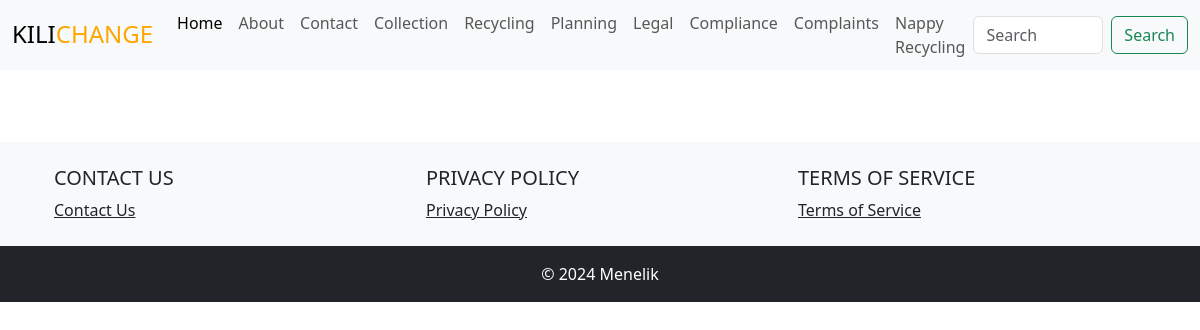
The page /blog/ on the database as committed earlier.
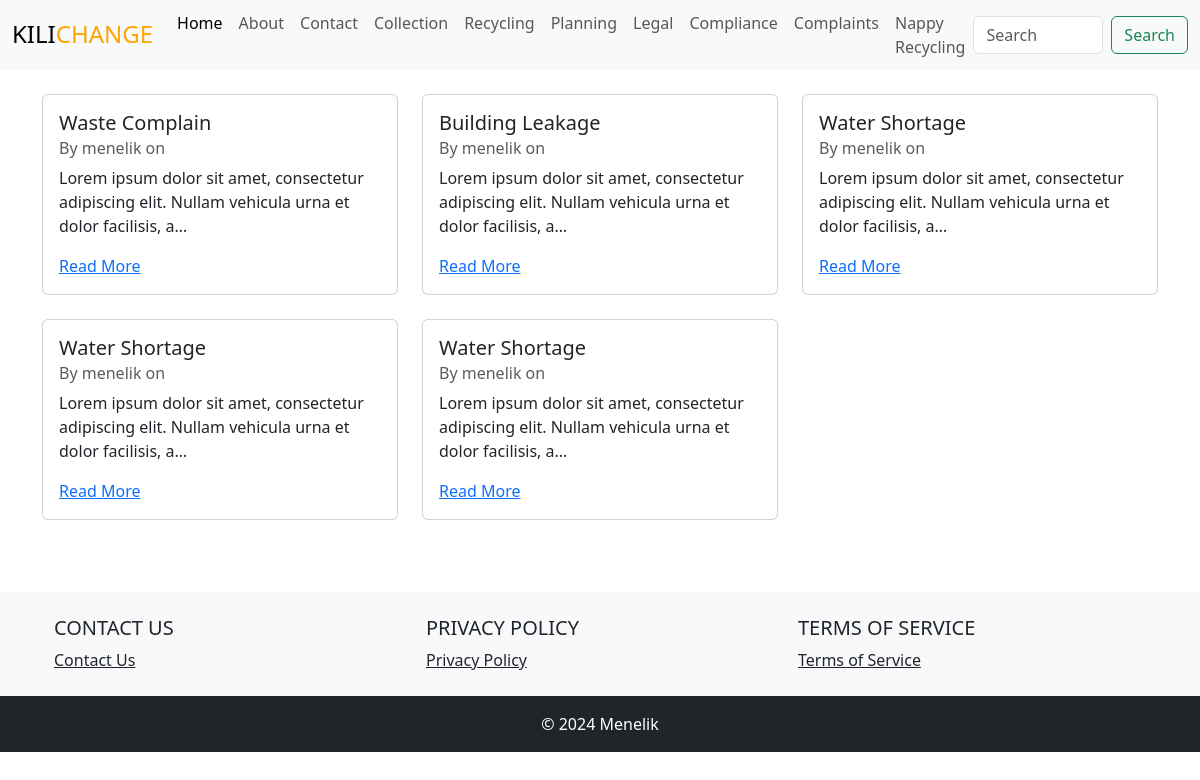
The same page on the database as committed later.
### blog/models.py (models this page shows, shortened)
class Posts(models.Model):
    author = models.ForeignKey(settings.AUTH_USER_MODEL, on_delete=models.CASCADE)
    title = models.CharField(max_length=30, null=False )
    image = models.ImageField((""), upload_to=None, height_field=None, width_field=None, max_length=None)
    created_at = models.DateTimeField(auto_now_add=True)
    content = models.TextField()

### blog/views.py (the view)
# urls.py: path('', views.home, name="blog_home"),
def home(request):
    posts = Posts.objects.all()
    context = {
        'posts': posts
    }
    return render(request, 'blog/home.html', context)

### blog/templates/blog/home.html (shortened to what this page needs)
<!DOCTYPE html>
<html>
<head>
    <link rel="stylesheet" href="">
    <link href="https://cdn.jsdelivr.net/npm/bootstrap@5.3.3/dist/css/bootstrap.min.css" rel="stylesheet">
</head>
<body>
    <nav class="navbar navbar-expand-lg navbar-light bg-light" style="height:70px;">
        <div class="container-fluid">
          <a class="navbar-brand" href="/">
            <span class="h4" style="color: black;">KILI</span><span class="h4" style="color: orange;">CHANGE</span>
          </a>
          <div class="collapse navbar-collapse" id="navbarTogglerDemo03">
            <ul class="navbar-nav me-auto mb-2 mb-lg-0">
              <li class="nav-item">
                <a class="nav-link active" aria-current="page" href="/">Home</a>
              </li>
              <li class="nav-item">
                <a class="nav-link" href="/about">About</a>
              </li>
              <li class="nav-item">
                <a class="nav-link" href="/contact">Contact</a>
              </li>
              <li class="nav-item">
                <a class="nav-link" href="/collection">Collection</a>
              </li>
              <li class="nav-item">
                <a class="nav-link" href="/recycle">Recycling</a>
              </li>
              <li class="nav-item">
                <a class="nav-link" href="/planningact">Planning</a>
              </li>
              <li class="nav-item">
                <a class="nav-link" href="/legalaction">Legal</a>
              </li>
              <li class="nav-item">
                <a class="nav-link" href="/compliance">Compliance</a>
              </li>
              <li class="nav-item">
                <a class="nav-link" href="/blog">Complaints</a>
              </li>
              <li class="nav-item">
                <a class="nav-link" href="/nappyrecycling">Nappy Recycling</a>
              </li>
            </ul>
            <form class="d-flex" role="search">
              <input class="form-control me-2" type="search" placeholder="Search" aria-label="Search">
              <button class="btn btn-outline-success" type="submit">Search</button>
            </form>
          </div>
        </div>
      </nav>
    <div class="container mt-4">
        <div class="row">
            {% for post in posts %}
            <div class="col-md-4 mb-4">
                <div class="card">
                    <div class="card-body">
                        <h5 class="card-title">{{ post.title }}</h5>
                        <h6 class="card-subtitle mb-2 text-muted">By {{ post.author }} on {{ post.date_posted }}</h6>
                        <p class="card-text">{{ post.content | truncatechars:100 }}</p>
                        <a href="signup/" class="card-link">Read More</a>
                    </div>
                </div>
            </div>
            {% endfor %}
        </div>
    </div>
    <footer class="bg-light text-center text-lg-start mt-5">
        <div class="container p-4">
            <div class="row">
                <div class="col-lg-4 col-md-6 mb-4 mb-md-0">
                    <h5 class="text-uppercase">Contact Us</h5>
                    <ul class="list-unstyled mb-0">
                        <li><a href="#!" class="text-dark">Contact Us</a></li>
                    </ul>
                </div>
                <div class="col-lg-4 col-md-6 mb-4 mb-md-0">
                    <h5 class="text-uppercase">Privacy Policy</h5>
                    <ul class="list-unstyled mb-0">
                        <li><a href="#!" class="text-dark">Privacy Policy</a></li>
                    </ul>
                </div>
                <div class="col-lg-4 col-md-6 mb-4 mb-md-0">
                    <h5 class="text-uppercase">Terms of Service</h5>
                    <ul class="list-unstyled mb-0">
                        <li><a href="#!" class="text-dark">Terms of Service</a></li>
                    </ul>
                </div>
            </div>
        </div>
        <div class="text-center p-3 bg-dark text-white">
            © 2024 Menelik
        </div>
    </footer>
</body>
</html>

### blog/templates/blog/home.html (style rules this page uses)
footer { bottom: 0; position: relative; width: 100%; }

Rows that differ between the two databases and show on the page:
added Posts: title "Waste Complain", author "menelik", content "Lorem ipsum dolor sit amet, consectetur adipiscing elit. Nullam vehicula urna et dolor facilisis, a…"
added Posts: title "Building Leakage", author "menelik", content "Lorem ipsum dolor sit amet, consectetur adipiscing elit. Nullam vehicula urna et dolor facilisis, a…"
added Posts: title "Water Shortage", author "menelik", content "Lorem ipsum dolor sit amet, consectetur adipiscing elit. Nullam vehicula urna et dolor facilisis, a…"
added Posts: title "Water Shortage", author "menelik", content "Lorem ipsum dolor sit amet, consectetur adipiscing elit. Nullam vehicula urna et dolor facilisis, a…"
added Posts: title "Water Shortage", author "menelik", content "Lorem ipsum dolor sit amet, consectetur adipiscing elit. Nullam vehicula urna et dolor facilisis, a…"
